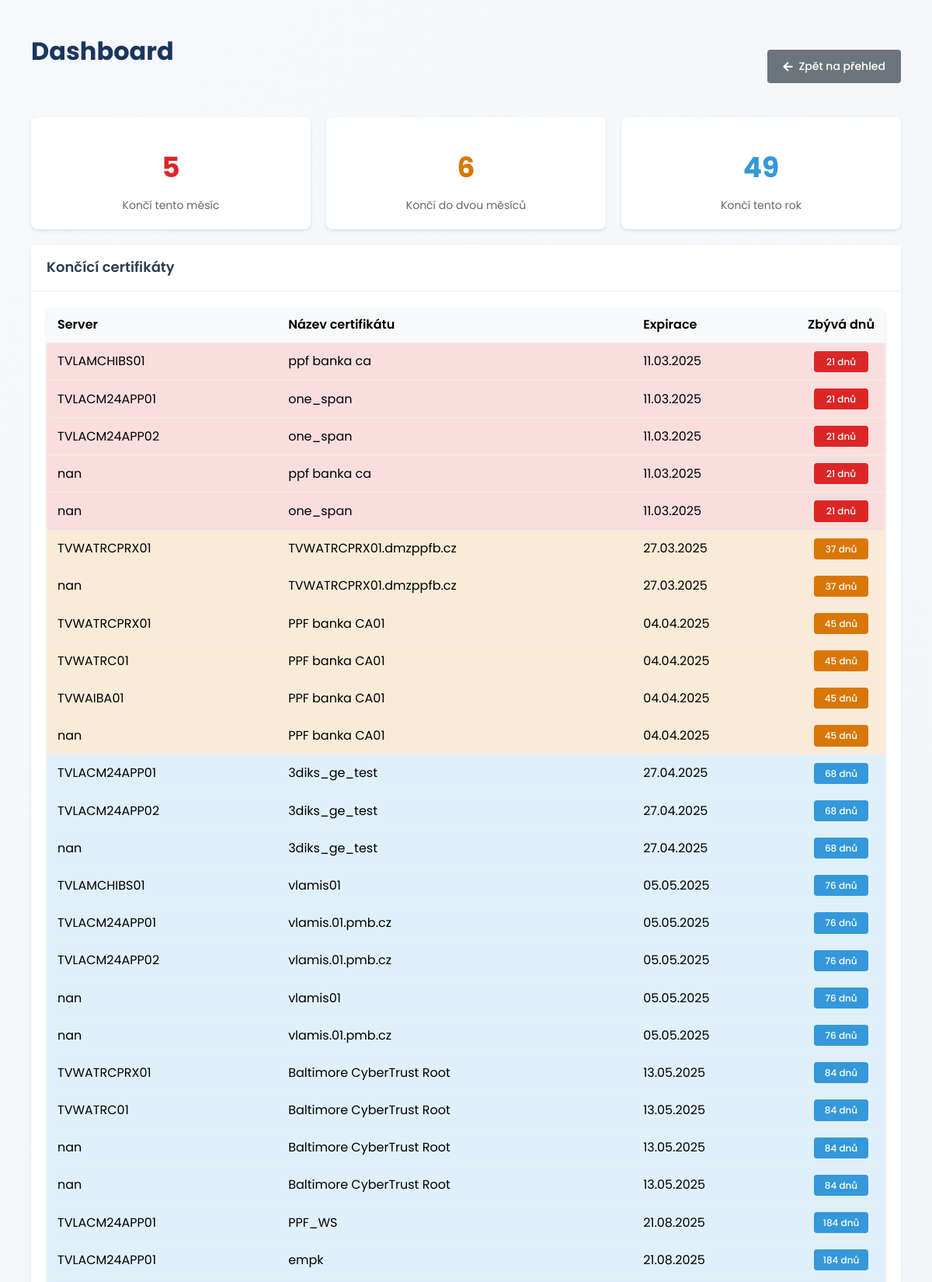
/dashboard (upper part), run on the app's committed database.
### models.py (models this page shows)
class Certifikat(db.Model):
    id = db.Column(db.Integer, primary_key=True)
    server = db.Column(db.String(100), db.ForeignKey('server.nazev'), nullable=False)
    cesta = db.Column(db.String(200), nullable=False)
    nazev = db.Column(db.String(100), nullable=False)
    expirace = db.Column(db.Date, nullable=False)
    poznamka = db.Column(db.Text)
    vytvoreno = db.Column(db.DateTime, default=datetime.utcnow)

### app.py (the view)
@app.route('/dashboard')
def dashboard():
    try:
        today = datetime.now().date()
        ending_certs = Certifikat.query.filter(
            Certifikat.expirace.between(today, datetime(today.year, 12, 31).date())
        ).order_by(Certifikat.expirace).all()
        unique_certs = {}
        for cert in ending_certs:
            key = (cert.server, cert.nazev, cert.cesta)  # klíč pro unikátnost
            if key not in unique_certs or cert.expirace < unique_certs[key].expirace:
                unique_certs[key] = cert
        ending_certs = list(unique_certs.values())
        ending_certs.sort(key=lambda x: x.expirace)
        stats = {
            'critical': sum(1 for cert in ending_certs if (cert.expirace - today).days <= 30),
            'warning': sum(1 for cert in ending_certs if 30 < (cert.expirace - today).days <= 60),
            'this_year': len(ending_certs)
        }
        server_counts = {}
        for cert in ending_certs:
            server_counts[cert.server] = server_counts.get(cert.server, 0) + 1
        server_stats = [(server, count) for server, count in server_counts.items()]
        server_stats.sort(key=lambda x: x[1], reverse=True)
        return render_template('dashboard.html',
                             stats=stats,
                             ending_certs=ending_certs,
                             server_stats=server_stats,
                             today=today)
    except Exception as e:
        flash(f'Chyba při načítání dashboardu: {str(e)}', 'error')
        return redirect(url_for('index'))

### templates/dashboard.html (shortened to what this page needs)
{% extends "base.html" %}
{% block content %}
<div class="dashboard-container">
    <div class="header">
        <h1>Dashboard</h1>
        <a href="{{ url_for('index') }}" class="button info">
            <i class="fas fa-arrow-left"></i>
            Zpět na přehled
        </a>
    </div>
    <div class="stats-grid">
        <div class="stat-card critical">
            <div class="stat-number">{{ stats.critical }}</div>
            <div class="stat-label">Končí tento měsíc</div>
        </div>
        <div class="stat-card warning">
            <div class="stat-number">{{ stats.warning }}</div>
            <div class="stat-label">Končí do dvou měsíců</div>
        </div>
        <div class="stat-card info">
            <div class="stat-number">{{ stats.this_year }}</div>
            <div class="stat-label">Končí tento rok</div>
        </div>
    </div>
    <div class="dashboard-card">
        <div class="card-header">
            <h2>Končící certifikáty</h2>
        </div>
        <div class="card-content">
            {% if ending_certs %}
            <table>
                <thead>
                    <tr>
                        <th>Server</th>
                        <th>Název certifikátu</th>
                        <th>Expirace</th>
                        <th>Zbývá dnů</th>
                    </tr>
                </thead>
                <tbody>
                    {% for cert in ending_certs %}
                    {% set days_left = (cert.expirace - today).days %}
                    <tr class="{% if days_left <= 30 %}expiring-critical
                               {% elif days_left <= 60 %}expiring-warning
                               {% else %}expiring-info{% endif %}">
                        <td>{{ cert.server }}</td>
                        <td>{{ cert.nazev }}</td>
                        <td>{{ cert.expirace.strftime('%d.%m.%Y') }}</td>
                        <td>
                            <span class="days-badge {% if days_left <= 30 %}critical
                                          {% elif days_left <= 60 %}warning
                                          {% else %}info{% endif %}">
                                {{ days_left }} dnů
                            </span>
                        </td>
                    </tr>
                    {% endfor %}
                </tbody>
            </table>
            {% else %}
            <div class="info-message success">
                Žádné certifikáty nekončí v tomto roce.
            </div>
            {% endif %}
        </div>
    </div>
</div>
{% endblock %}

### static/style.css (style rules this page uses)
* { margin: 0; padding: 0; box-sizing: border-box; }
body { font-family: 'Poppins', sans-serif; background: #f5f6fa; color: #2c3e50; line-height: 1.6; padding: 20px; }
table { width: 100%; border-collapse: collapse; background: white; border-radius: 8px; overflow: hidden; box-shadow: 0 2px 4px rgba(0,0,0,0.1); }
th, td { padding: 10px 14px; text-align: left; border-bottom: 1px solid #eee; vertical-align: middle; height: 46px; box-sizing: border-box; }
th:last-child, td:last-child { width: 100px; padding: 10px 14px; text-align: center; }
th { background: #f8f9fa; font-weight: 600; }
.button { border: none; border-radius: 4px; cursor: pointer; font-size: 14px; font-weight: 500; text-align: center; text-decoration: none; transition: all 0.2s; color: white; padding: 10px 20px; min-width: 120px; display: inline-flex; align-items: center; justify-content: center; gap: 8px; }
.button.info { background: #6c757d; }
.expiring-critical { background: #fff5f5; }
.expiring-warning { background: #fffbeb; }
.expiring-info { background: #f0f9ff; }
.button.info { background: #6c757d; color: white; }
body { background: linear-gradient(135deg, #f6f8fb 0%, #f1f4f8 100%); color: var(--text-color); font-family: 'Poppins', sans-serif; min-height: 100vh; line-height: 1.6; padding: 20px; }
h1 { font-weight: 700; color: #1a365d; margin-bottom: 2rem; position: relative; padding-bottom: 0.5rem; }
h1:after { content: ''; position: absolute; bottom: 0; left: 0; width: 60px; height: 4px; background: var(--primary-color); border-radius: 2px; }
.card-header { background: white; border-bottom: 1px solid rgba(0, 0, 0, 0.05); padding: 1.5rem; font-weight: 600; }
.stat-card { text-align: center; padding: 2rem; background: white; border-radius: var(--border-radius); transition: var(--transition); position: relative; overflow: hidden; }
.stat-card::before { content: ''; position: absolute; top: 0; left: 0; width: 100%; height: 4px; }
.stat-card.critical::before { background-color: var(--danger-color); height: 6px; }
.stat-card.warning::before { background-color: var(--warning-color); height: 6px; }
.stat-card.info::before { background-color: var(--primary-color); height: 6px; }
.stat-number { font-size: 3rem; font-weight: 700; margin: 1rem 0; }
.expiring-critical { background-color: rgba(220, 38, 38, 0.15) !important; border-left: 6px solid var(--danger-color); }
.expiring-warning { background-color: rgba(217, 119, 6, 0.15) !important; border-left: 6px solid var(--warning-color); }
.expiring-info { background-color: rgba(52, 152, 219, 0.15) !important; border-left: 6px solid var(--primary-color); }
.header { display: flex; justify-content: space-between; align-items: center; margin-bottom: 20px; }
.button i { font-size: 11px; vertical-align: middle; }
table th:nth-child(4), table td:nth-child(4) { width: 80px; text-align: center; }
.dashboard-container { max-width: 1200px; margin: 0 auto; padding: 20px; }
.stats-grid { display: grid; grid-template-columns: repeat(3, 1fr); gap: 20px; margin: 20px 0; }
.stat-card { background: white; padding: 20px; border-radius: 8px; box-shadow: 0 2px 4px rgba(0,0,0,0.1); text-align: center; transition: transform 0.2s; }
.stat-number { font-size: 36px; font-weight: 700; margin-bottom: 8px; }
.stat-label { color: #666; font-size: 14px; }
.stat-card.critical .stat-number { color: #dc2626; }
.stat-card.warning .stat-number { color: #d97706; }
.stat-card.info .stat-number { color: #3498db; }
.dashboard-card { background: white; border-radius: 8px; box-shadow: 0 2px 4px rgba(0,0,0,0.1); margin-bottom: 20px; }
.card-header { padding: 15px 20px; border-bottom: 1px solid #eee; }
.card-header h2 { margin: 0; font-size: 18px; font-weight: 600; color: #2c3e50; }
.card-content { padding: 20px; }
.days-badge { display: inline-block; padding: 4px 8px; border-radius: 4px; font-size: 12px; font-weight: 500; color: white; min-width: 70px; text-align: center; }
.days-badge.critical { background: #dc2626; }
.days-badge.warning { background: #d97706; }
.days-badge.info { background: #3498db; }
.dashboard-card table th:last-child, .dashboard-card table td:last-child { white-space: nowrap; width: 1%; }
.header .button { padding: 10px 20px; min-width: 120px; display: inline-flex; align-items: center; gap: 8px; }
.header .button i { font-size: 14px; }

### data on the page
Certifikat: server "TVLAMCHIBS01", nazev "ppf banka ca", expirace "11.03.2025"
Certifikat: server "TVLACM24APP01", nazev "one_span", expirace "11.03.2025"
Certifikat: server "TVLACM24APP02", nazev "one_span", expirace "11.03.2025"
Certifikat: server "nan", nazev "ppf banka ca", expirace "11.03.2025"
Certifikat: server "nan", nazev "one_span", expirace "11.03.2025"
Certifikat: server "TVWATRCPRX01", nazev "TVWATRCPRX01.dmzppfb.cz", expirace "27.03.2025"
Certifikat: server "nan", nazev "TVWATRCPRX01.dmzppfb.cz", expirace "27.03.2025"
Certifikat: server "TVWATRCPRX01", nazev "PPF banka CA01", expirace "04.04.2025"
Certifikat: server "TVWATRC01", nazev "PPF banka CA01", expirace "04.04.2025"
Certifikat: server "TVWAIBA01", nazev "PPF banka CA01", expirace "04.04.2025"
Certifikat: server "nan", nazev "PPF banka CA01", expirace "04.04.2025"
Certifikat: server "TVLACM24APP01", nazev "3diks_ge_test", expirace "27.04.2025"
Certifikat: server "TVLACM24APP02", nazev "3diks_ge_test", expirace "27.04.2025"
Certifikat: server "nan", nazev "3diks_ge_test", expirace "27.04.2025"
Certifikat: server "TVLAMCHIBS01", nazev "vlamis01", expirace "05.05.2025"
Certifikat: server "TVLACM24APP01", nazev "vlamis.01.pmb.cz", expirace "05.05.2025"
Certifikat: server "TVLACM24APP02", nazev "vlamis.01.pmb.cz", expirace "05.05.2025"
Certifikat: server "nan", nazev "vlamis01", expirace "05.05.2025"
Certifikat: server "nan", nazev "vlamis.01.pmb.cz", expirace "05.05.2025"
Certifikat: server "TVWATRCPRX01", nazev "Baltimore CyberTrust Root", expirace "13.05.2025"
Certifikat: server "TVWATRC01", nazev "Baltimore CyberTrust Root", expirace "13.05.2025"
Certifikat: server "nan", nazev "Baltimore CyberTrust Root", expirace "13.05.2025"
Certifikat: server "nan", nazev "Baltimore CyberTrust Root", expirace "13.05.2025"
Certifikat: server "TVLACM24APP01", nazev "PPF_WS", expirace "21.08.2025"
Certifikat: server "TVLACM24APP01", nazev "empk", expirace "21.08.2025"

### other printed values
{{ stats.critical }} "5"
{{ stats.warning }} "6"
{{ stats.this_year }} "49"
